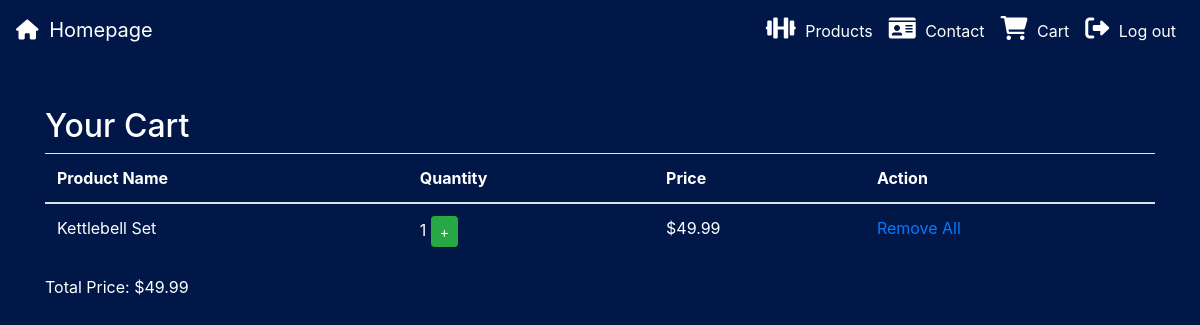
Screenshot of /cart.php (signed in) with the database file from the repository.
### tables this page shows
CREATE TABLE `cart_items` (
  `id` int(11) NOT NULL,
  `user_id` int(11) DEFAULT NULL,
  `product_id` int(11) DEFAULT NULL,
  `quantity` int(11) DEFAULT NULL
);

CREATE TABLE `products` (
  `id` int(11) NOT NULL,
  `name` text NOT NULL,
  `description` text DEFAULT NULL,
  `image` varchar(255) DEFAULT NULL,
  `price` decimal(10,2) NOT NULL
);

### cart.php (the view, shortened to what this page needs)
<?php
$servername = "localhost";
$username = "root";
$password = "";
$dbname = "webshop";
$conn = new mysqli($servername, $username, $password, $dbname);
$user_id = isset($_SESSION['user_id']) ? $_SESSION['user_id'] : null;
$sql = "SELECT cart_items.id, products.name, cart_items.quantity, products.price
        FROM cart_items
        JOIN products ON cart_items.product_id = products.id
        WHERE cart_items.user_id = $user_id";
$result = $conn->query($sql);
?>
<!DOCTYPE html>
<html lang="en">
<head>
    <link rel="stylesheet" href="https://maxcdn.bootstrapcdn.com/bootstrap/4.0.0/css/bootstrap.min.css">
    <link rel="stylesheet" href="/css/styles.css">
</head>
<body>
    <?php include 'navbar.php'; ?>
    <div class="container mt-5">
        <h2>Your Cart</h2>
        <?php
        if ($result->num_rows > 0) {
            echo '<table class="table">';
            echo '<thead><tr><th>Product Name</th><th>Quantity</th><th>Price</th><th>Action</th></tr></thead>';
            echo '<tbody>';
            while ($row = $result->fetch_assoc()) {
                echo '<tr>';
                echo '<td>' . $row['name'] . '</td>';
                echo '<td>';
                echo ' ' . $row['quantity'] . ' ';
                echo '<button class="btn btn-sm btn-success" onclick="updateQuantity(' . $row['id'] . ', \'add\')">+</button>';
                echo '</td>';
                echo '<td>$' . number_format($row['quantity'] * $row['price'], 2) . '</td>';
                echo '<td><a href="#" onclick="updateQuantity(' . $row['id'] . ', \'removeAll\')">Remove All</a></td>';
                echo '</tr>';
            }
            echo '</tbody>';
            echo '</table>';
            $totalPriceSql = "SELECT SUM(cart_items.quantity * products.price) AS total_price
                              FROM cart_items
                              JOIN products ON cart_items.product_id = products.id
                              WHERE cart_items.user_id = $user_id";
            $totalPriceResult = $conn->query($totalPriceSql);
            if ($totalPriceResult->num_rows > 0) {
                $totalPriceRow = $totalPriceResult->fetch_assoc();
                $totalPrice = $totalPriceRow['total_price'];
                echo '<div class="mt-3">Total Price: $' . number_format($totalPrice, 2) . '</div>';
            }
        } else {
            echo '<p>Your cart is empty.</p>';
        }
        ?>
    </div>
</body>
</html>

### css/styles.css (style rules this page uses)
body { background-color: rgb(1, 23, 71); color: #333; display: flex; flex-direction: column; min-height: 100vh; margin: 0; }
.container { flex: 1; }
body, .container { color: #fff; }

### rows the page displays
cart_items: product.name "Kettlebell Set", quantity "1", $row['quantity']*$row['price'] "49.99"

### other values shown
$totalPrice "49.99"
